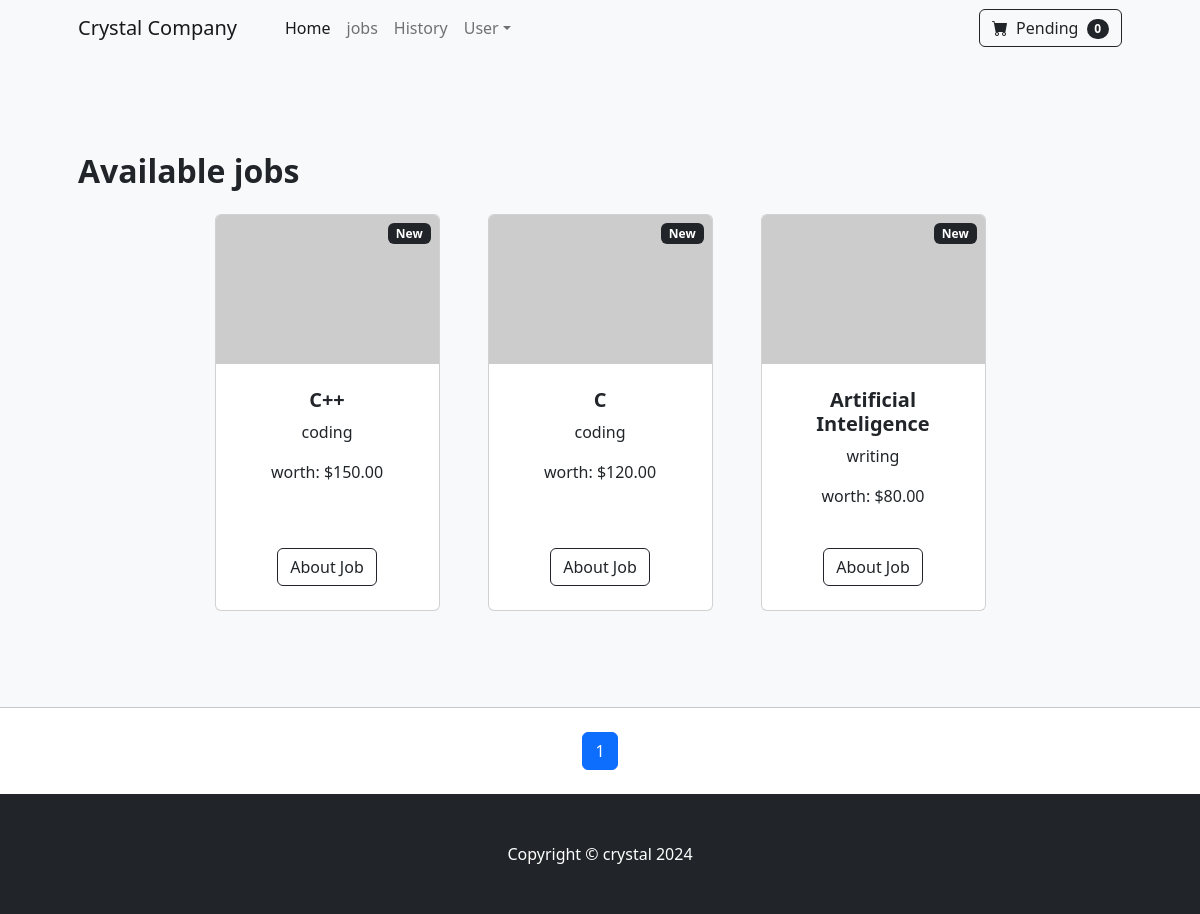
The app's page /jobs/ (signed in) with its own data.
### users/models.py (models this page shows, shortened)
class Jobs(models.Model):
    name = models.CharField(max_length = 50)
    description = models.TextField()
    due = models.DateTimeField()
    worth = models.CharField(max_length = 50, default="$00.00")
    cartegory = models.CharField(max_length = 50, default = "coding")
    status = models.BooleanField(default = False)
    author = models.ForeignKey(User, on_delete = models.CASCADE)
    class Meta:
        ordering = [ 'status' ]

### users/views.py (the view)
# urls.py: path("jobs/", UserViews.jobs.as_view(), name = "all_jobs"),
class jobs(LoginRequiredMixin, ListView):
    model = Jobs
    template_name = ("index/jobs_list.html")
    context_object_name = 'users_jobs'
    paginate_by = 4
    def get_queryset(self):
        queryset = super().get_queryset()
        queryset = queryset.filter(status=False)
        return queryset

### users/templates/users/jobs_list.html (shortened to what this page needs)
{% extends "users/base.html" %}
{% block body %}
<section class="py-5 bg-light">
    <div class="container px-4 px-lg-5 mt-5">
        <h2 class="fw-bolder mb-4">Available jobs</h2>
        <div class="row gx-4 gx-lg-5 row-cols-2 row-cols-md-3 row-cols-xl-4 justify-content-center">
            {% for job in users_jobs %}
            <div class="col mb-5">
                <div class="card h-100">
                    <div class="badge bg-dark text-white position-absolute" style="top: 0.5rem; right: 0.5rem">New</div>
                    <img class="card-img-top" src="https://dummyimage.com/450x300/dee2e6/6c757d.jpg" alt="..." />
                    <div class="card-body p-4">
                        <div class="text-center">
                            <h5 class="fw-bolder">{{ job.name }}</h5>
                            <p>{{ job.cartegory }}</p>
                            <p>worth: {{ job.worth }}</p>
                        </div>
                    </div>
                    <div class="card-footer p-4 pt-0 border-top-0 bg-transparent">
                        <div class="text-center"><a class="btn btn-outline-dark mt-auto" href="{% url 'jobs_spec' job.pk%}">About Job</a></div>
                    </div>
                </div>
            </div>
            {% endfor %}
        </div>
    </div>
</section>
<nav aria-label="Pagination">
    <hr class="my-0" />
    <ul class="pagination justify-content-center my-4">
        {% for num in page_obj.paginator.page_range %}
          {% if page_obj.number == num %}
            <li class="page-item active"><span class="page-link">{{ num }}</span></li>
          {% else %}
            <li class="page-item"><a class="page-link" href="?page={{ num }}">{{ num }}</a></li>
          {% endif %}
        {% endfor %}
      </ul>
</nav>
{% endblock body %}

### users/static/css/login.css (style rules this page uses)
html, body { height: 100vh; }

### records on screen
Jobs: name "C++", cartegory "coding", worth "$150.00"
Jobs: name "C", cartegory "coding", worth "$120.00"
Jobs: name "Artificial Inteligence", cartegory "writing", worth "$80.00"

### other values on screen
{{ num }} "1"
